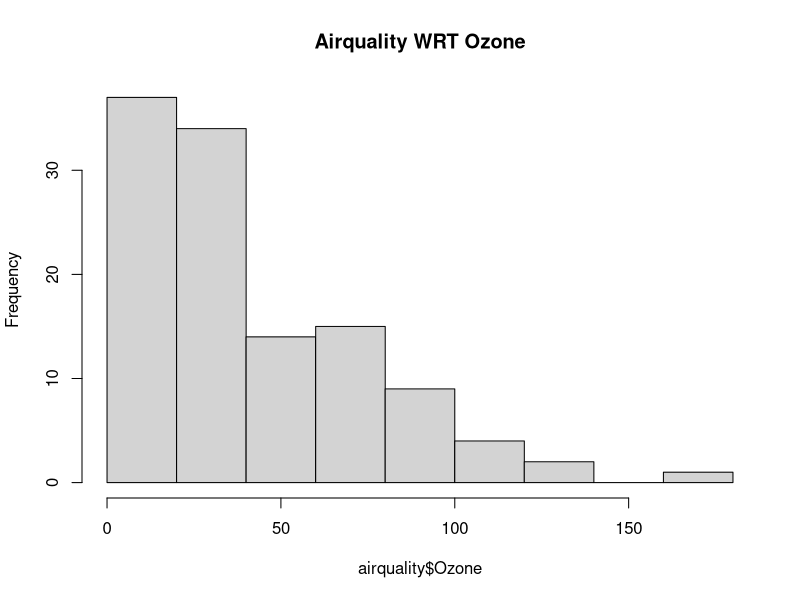
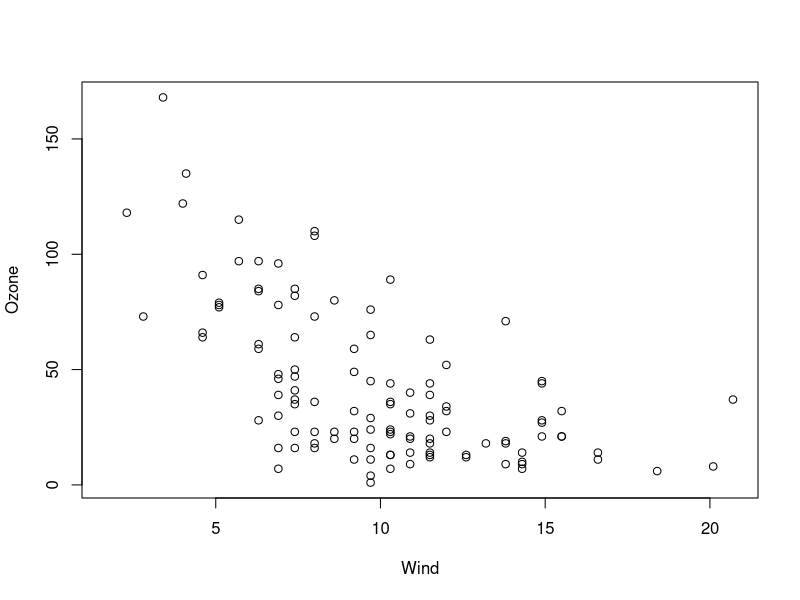
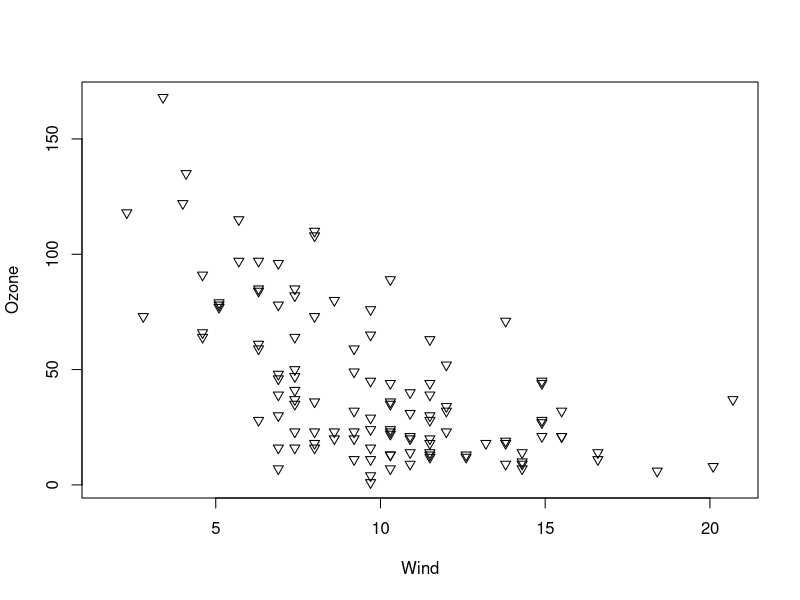
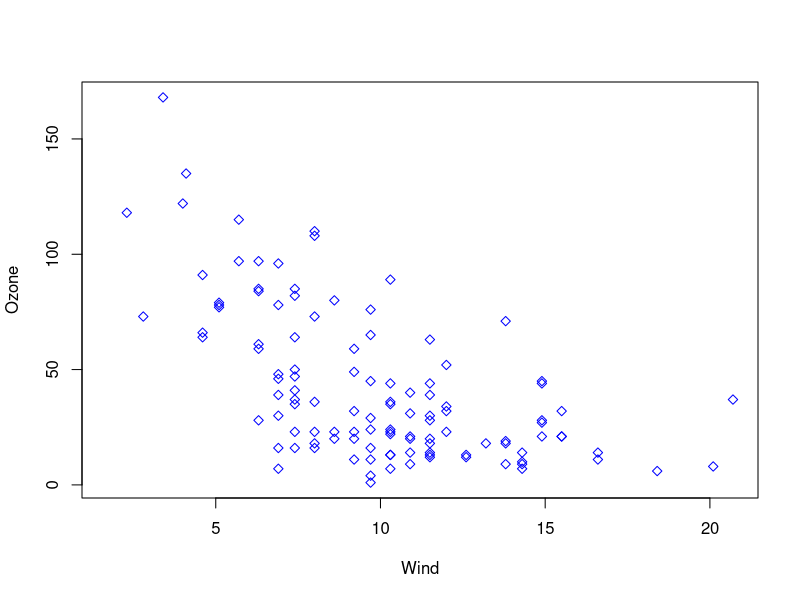
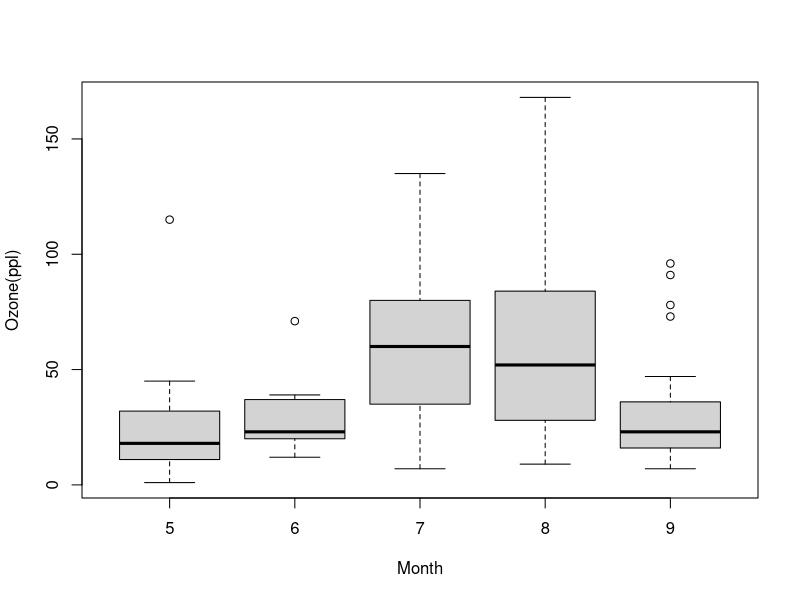
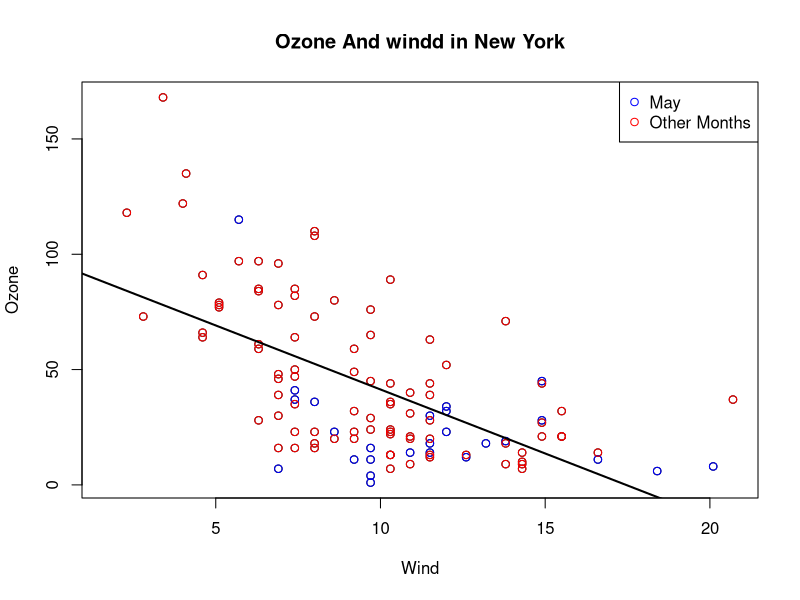

Write R code to recreate these figures, in order.
library(datasets)
hist(airquality$Ozone, main = "Airquality WRT Ozone")
with(airquality, plot(Wind, Ozone))
#Annotation point and colors.
with(airquality, plot(Wind,Ozone, pch= 25))
with(airquality, plot(Wind,Ozone, pch = 23, col= 'Blue'))
airquality<- transform(airquality, Months=factor(Month))
boxplot(Ozone ~ Month, airquality, xlab = "Month", ylab = "Ozone(ppl)")
with(airquality,plot(Wind, Ozone, main="Ozone And windd in New York"))
with(subset(airquality, Month==5),points(Wind, Ozone, col ="blue"))
with(subset(airquality, Month!=5), points(Wind, Ozone, col ="red"))
legend("topright",pch=1,col = c("blue","red"),legend=c("May", "Other Months"))
model<- lm(Ozone ~ Wind, airquality)
abline(model,lwd=2 )
